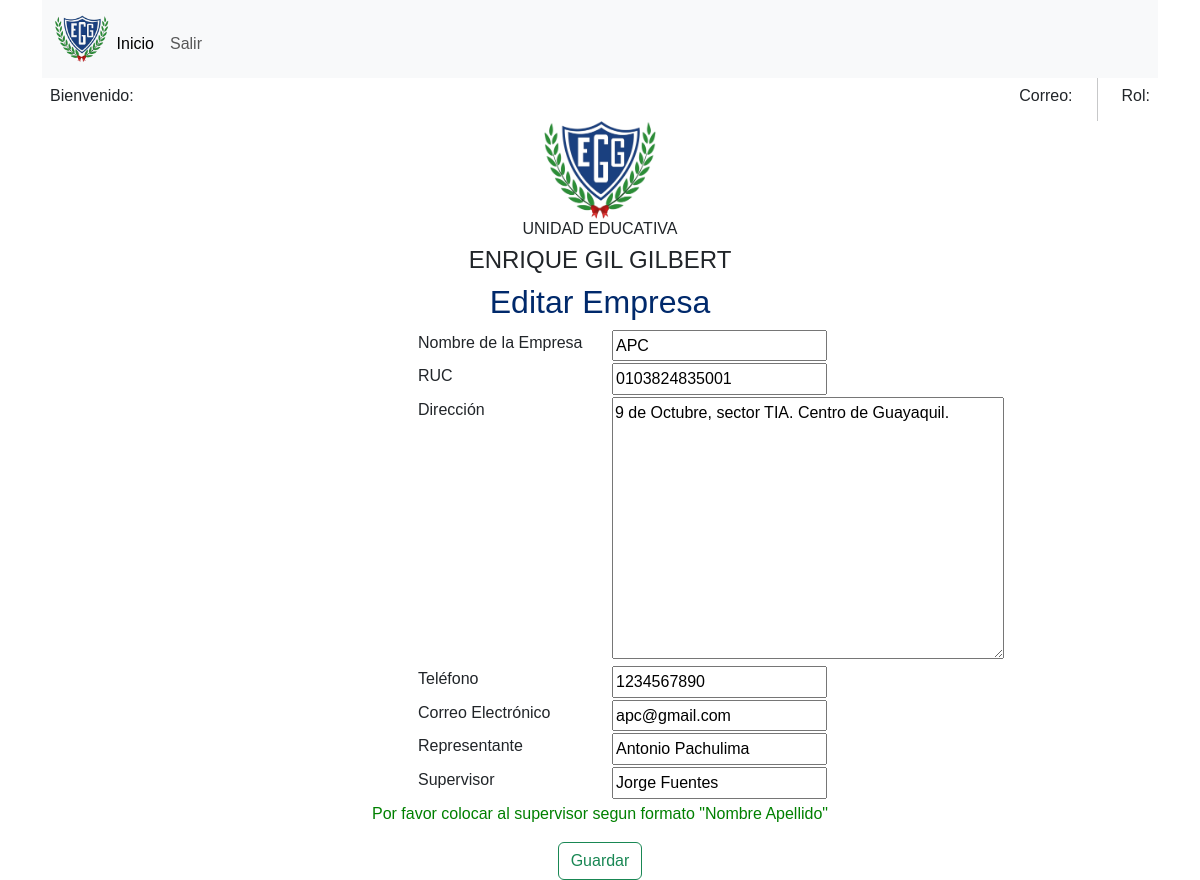
Page /empresa/1/update/ on the committed database.
### estudiantes/models.py (models this page shows, shortened)
class Empresa(models.Model):
    nombre_empresa = models.CharField(max_length=100)
    direccion = models.TextField()
    telefono = models.CharField(max_length=20)
    correo_electronico = models.CharField(max_length=100)
    representante = models.CharField(max_length=100)
    supervisor = models.CharField(max_length=100)
    ruc = models.CharField(max_length=13, default="")

### estudiantes/views.py (the view)
# urls.py: path('empresa/<int:pk>/update/', views.EmpresaUpdateView.as_view(), name='empresa_update'),
class EmpresaUpdateView(UpdateView):
    model = Empresa
    fields = '__all__'
    template_name = 'empresa_form.html'
    success_url = reverse_lazy('empresa_list')

### templates/empresa_form.html (shortened to what this page needs)
{% extends 'bases/basehome.html' %}
{% block content %}
    <h2>{% if object %}Editar{% else %}Agregar{% endif %} Empresa</h2>
    <form method="post">
        <div class="col-sm-6 offset-sm-3">
            <div class="form-group row">
                <div class="col-sm-4 offset-sm-2 text-start">
                    <label for="nombre_empresa" class="form-label">Nombre de la Empresa</label>
                </div>
                <div class="col-md-4 ">
                    {{ form.nombre_empresa }}
                </div>
            </div>
            <div class="form-group row">
                <div class="col-sm-4 offset-sm-2 text-start">
                    <label for="ruc" class="form-label">RUC</label>
                </div>
                <div class="col-md-4 ">
                    {{ form.ruc }}
                </div>
            </div>
            <div class="form-group row">
                <div class="col-sm-4 offset-sm-2 text-start">
                    <label for="direccion" class="form-label">Dirección</label>
                </div>
                <div class="col-md-4 ">
                    {{ form.direccion }}
                </div>
            </div>
            <div class="form-group row">
                <div class="col-sm-4 offset-sm-2 text-start">
                    <label for="telefono" class="form-label">Teléfono</label>
                </div>
                <div class="col-md-4 ">
                    {{ form.telefono }}
                </div>
            </div>
            <div class="form-group row">
                <div class="col-sm-4 offset-sm-2 text-start">
                    <label for="correo_electronico" class="form-label">Correo Electrónico</label>
                </div>
                <div class="col-md-4 ">
                    {{ form.correo_electronico }}
                </div>
            </div>
            <div class="form-group row">
                <div class="col-sm-4 offset-sm-2 text-start">
                    <label for="representante" class="form-label">Representante</label>
                </div>
                <div class="col-md-4 ">
                    {{ form.representante }}
                </div>
            </div>
            <div class="form-group row">
                <div class="col-sm-4 offset-sm-2 text-start">
                    <label for="supervisor" class="form-label">Supervisor</label>
                </div>
                <div class="col-md-4 ">
                    {{ form.supervisor }}
                </div>
            </div>
            <p style="color:green;">Por favor colocar al supervisor segun formato "Nombre Apellido" </p>
        </div>
        <button type="submit" class="btn btn-outline-success">Guardar</button>
    </form>
{% endblock %}

### static/css/style.css (style rules this page uses)
h2 { color: #00296b !important; }

### static/css/respuesta.css (style rules this page uses)
div { font-family: Arial, sans-serif; line-height: 1.6; }

### rows in the picture
Empresa: nombre_empresa "APC", ruc "0103824835001", direccion "9 de Octubre, sector TIA. Centro de Guayaquil.", telefono "1234567890", correo_electronico "apc@gmail.com", representante "Antonio Pachulima", supervisor "Jorge Fuentes"
